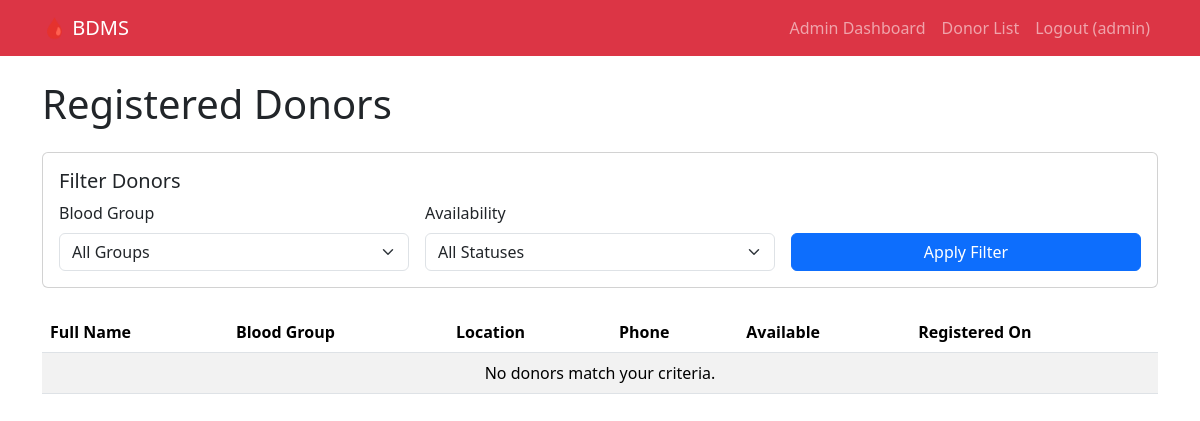
The app's page /donations/donors/ (signed in), older data.
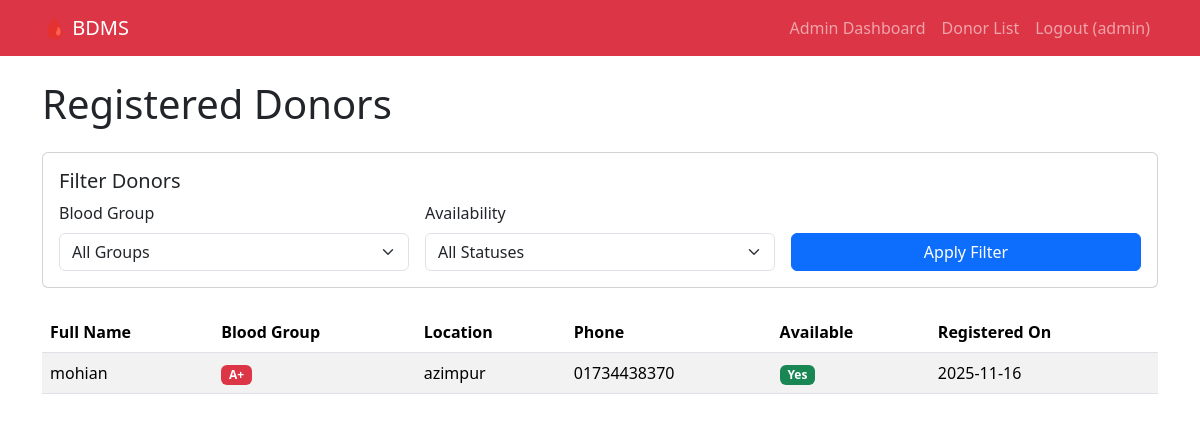
The same page, newer data.
### accounts/models.py (models this page shows, shortened)
class User(AbstractUser):
    is_donor = models.BooleanField(default=True)
    is_admin = models.BooleanField(default=False)

class DonorProfile(models.Model):
    user = models.OneToOneField(User, on_delete=models.CASCADE, related_name='donor_profile')
    full_name = models.CharField(max_length=100)
    age = models.IntegerField()
    phone = models.CharField(max_length=11)
    blood_group = models.CharField(max_length=3, choices=bloodGroup_choices)
    location = models.CharField(max_length=200)
    is_available = models.BooleanField(default=True)
    created_at = models.DateField(auto_now_add=True)
    updated_at = models.DateField(auto_now=True)  # Changed from auto_now_add to auto_now
    class Meta:
        ordering = ['-created_at']

### donations/views.py (the view)
# urls.py: path('donors/', views.donor_list_view, name='donor_list'),
@login_required
def donor_list_view(request):
    donors = DonorProfile.objects.all()
    blood_group = request.GET.get('blood_group')
    is_available = request.GET.get('is_available')
    if blood_group:
        donors = donors.filter(blood_group=blood_group)
    if is_available:
        donors = donors.filter(is_available=is_available == 'true')
    context = {
        'donors': donors,
        'blood_groups': blood_group,
        'selected_blood_group': blood_group,
        'selected_availability': is_available,
    }
    return render(request, 'donations/donor_list.html', context)

### templates/donations/donor_list.html (shortened to what this page needs)
{% extends "base.html" %}
{% block content %}
<div class="row">
    <div class="col-12">
        <h1 class="mb-4">Registered Donors</h1>
    </div>
</div>
<div class="card mb-4">
    <div class="card-body">
        <h5 class="card-title">Filter Donors</h5>
        <form method="get" class="row g-3">
            <div class="col-md-4">
                <label for="id_blood_group" class="form-label">Blood Group</label>
                <select name="blood_group" id="id_blood_group" class="form-select">
                    <option value="">All Groups</option>
                </select>
            </div>
            <div class="col-md-4">
                <label for="id_is_available" class="form-label">Availability</label>
                <select name="is_available" id="id_is_available" class="form-select">
                    <option value="">All Statuses</option>
                </select>
            </div>
            <div class="col-md-4 align-self-end">
                <button type="submit" class="btn btn-primary w-100">Apply Filter</button>
            </div>
        </form>
    </div>
</div>
<div class="table-responsive">
    <table class="table table-striped table-hover">
        <thead>
            <tr>
                <th>Full Name</th>
                <th>Blood Group</th>
                <th>Location</th>
                <th>Phone</th>
                <th>Available</th>
                <th>Registered On</th>
            </tr>
        </thead>
        <tbody>
            {% for donor in donors %}
            <tr>
                <td>{{ donor.full_name }}</td>
                <td><span class="badge bg-danger">{{ donor.blood_group }}</span></td>
                <td>{{ donor.location }}</td>
                <td>{{ donor.phone }}</td>
                <td>
                    {% if donor.is_available %}
                        <span class="badge bg-success">Yes</span>
                    {% else %}
                        <span class="badge bg-secondary">No</span>
                    {% endif %}
                </td>
                <td>{{ donor.created_at|date:"Y-m-d" }}</td>
            </tr>
            {% empty %}
            <tr>
                <td colspan="6" class="text-center">No donors match your criteria.</td>
            </tr>
            {% endfor %}
        </tbody>
    </table>
</div>
{% endblock %}

### templates/base.html (shortened to what this page needs)
<!DOCTYPE html>
<html lang="en">
<head>
    <link href="https://cdn.jsdelivr.net/npm/bootstrap@5.3.2/dist/css/bootstrap.min.css" rel="stylesheet">
</head>
<body>
    <nav class="navbar navbar-expand-lg navbar-dark bg-danger">
        <div class="container">
            <a class="navbar-brand" href="{% url 'login' %}">🩸 BDMS</a>
            <div class="collapse navbar-collapse" id="navbarNav">
                <ul class="navbar-nav ms-auto">
                    {% if user.is_authenticated %}
                        {% if user.is_admin %}
                            <li class="nav-item">
                                <a class="nav-link" href="{% url 'admin_dashboard' %}">Admin Dashboard</a>
                            </li>
                            <li class="nav-item">
                                <a class="nav-link" href="{% url 'donor_list' %}">Donor List</a>
                            </li>
                        {% endif %}
                        <li class="nav-item">
                            <a class="nav-link" href="{% url 'logout' %}">Logout ({{ user.username }})</a>
                        </li>
                    {% endif %}
                </ul>
            </div>
        </div>
    </nav>
    <div class="container mt-4">
        {% block content %}{% endblock %}
    </div>
</body>
</html>

Row changes from the older to the newer data that the page shows:
added DonorProfile: full_name "mohian", blood_group "A+", location "azimpur", phone "01734438370", is_available "Yes", created_at "2025-11-16"
Text that changed along with them:
text no longer shown: "No donors match your criteria."
